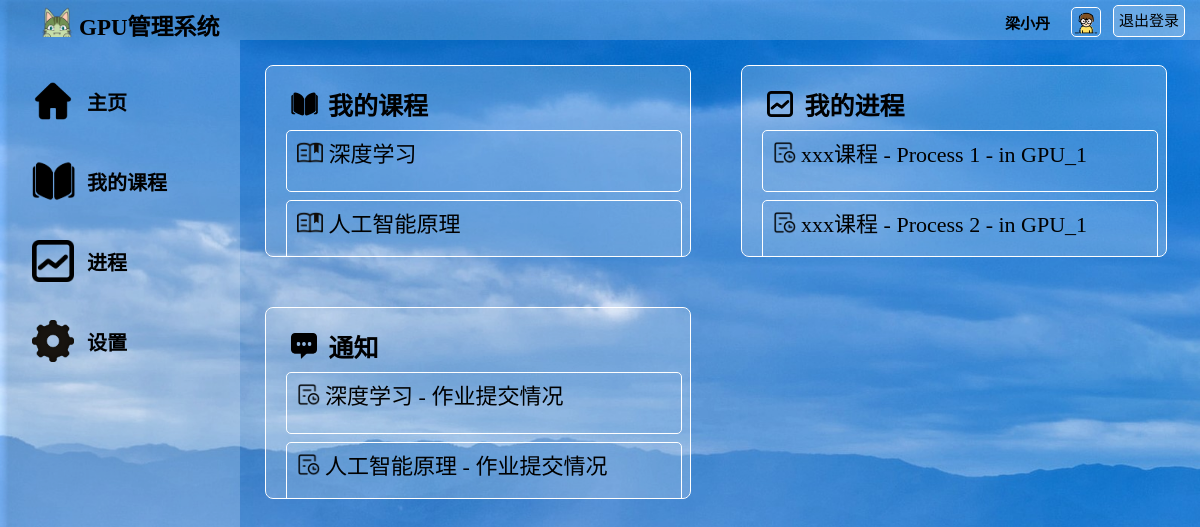
The app's page /index/ (signed in), older data.
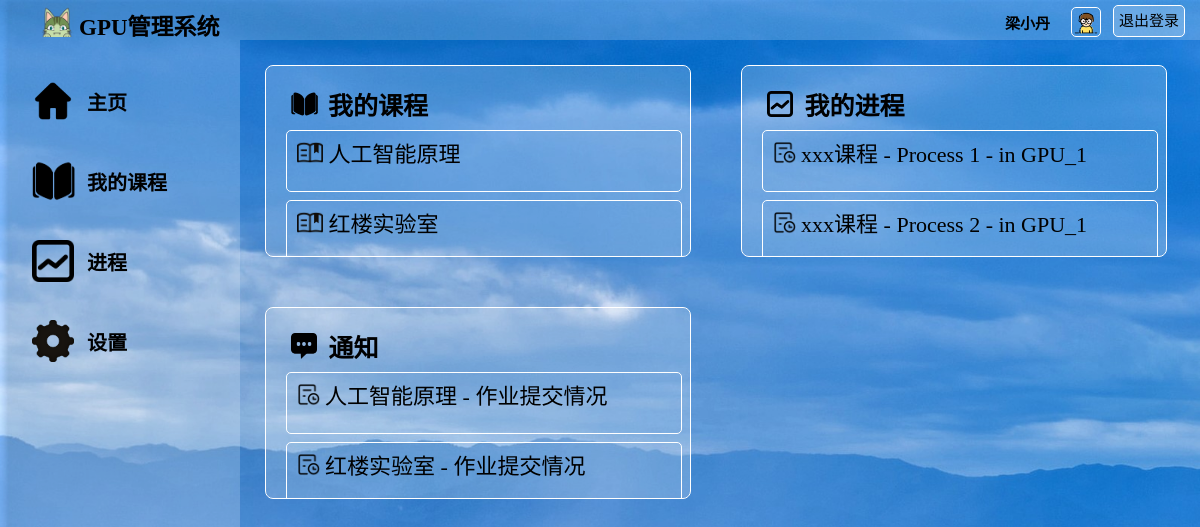
The same page, newer data.
### watchlist/models.py (models this page shows)
class Course(db.Model):
    __tablename__ = 'Course'
    id = db.Column(db.Integer, primary_key=True)  # id（主键）
    name = db.Column(db.String(50))               # 课程名称
    teacher = db.Column(db.String(50))            # 任课老师
    time = db.Column(db.String(50))               # 授课时间（学年、学期）
    info = db.Column(db.String(300))              # 课程其他信息
    pic_path = db.Column(db.String(128), default="/static/pic/course_logo.png") # 课程头像

class Process(db.Model):
    __tablename__ = 'Process'
    id = db.Column(db.Integer, primary_key=True)                    # id（主键）
    name = db.Column(db.String(50))                                 # 程序的名称
    info = db.Column(db.String(300))                                # 程序的信息
    state = db.Column(db.String(50))                                # 是否运行完成
    result = db.Column(db.String(1000))                             # 程序的结果
    code = db.Column(db.String(10000))                              # 存储代码，方便以后编辑代码
    gpu_name = db.Column(db.String(50), db.ForeignKey('GPU.name'))  # 程序在哪个gpu上跑的

class Message(db.Model):
    __tablename__ = 'Message'
    id = db.Column(db.Integer, primary_key=True)                           # id（主键）
    course_name = db.Column(db.String(50), db.ForeignKey('Course.name'))   # 消息对应的课程
    title = db.Column(db.String(50))                                       # 消息的标题
    info = db.Column(db.String(1000))                                      # 消息的内容

### watchlist/views.py (the view)
@app.route('/index/', methods=['GET', 'POST'])
@login_required
def index():
    courses = Course.query.all()
    relations = Relation.query.filter_by(user_name=current_user.username).all()
    processes = Process.query.all()
    messages = Message.query.all()
    return render_template('index.html', courses=courses, processes=processes, messages=messages, relations=relations)

### watchlist/__init__.py (called while the page is built)
@login_manager.user_loader
def load_user(user_id):
    from watchlist.models import User
    user = User.query.get(int(user_id))
    return user

@app.context_processor
def inject_user():
    from watchlist.models import User
    user = User.query.first()
    return dict(user=user)

### watchlist/templates/index.html (shortened to what this page needs)
<!DOCTYPE html>
<html lang="en">
<head>
	<link rel="stylesheet" href="/static/style_student.css" />
</head>
<body>
	<div id="container">
		<div id="header" >
			<div id="logo">
	            <img src="/static/pic/logo.png" alt="">
	            <span>GPU管理系统</span>
	        </div>
			<div id="other">
				<form form method="POST" action="/logout/">
					<a id="login_out" href="/logout/" class="button">退出登录</a>
					<div id="user_img">
						<img src="{{ current_user.pic_path }}" alt="image">
					</div>
					<div id="user_name">
						<span>{{ current_user.username }}</span>
					</div>
				</form>
			</div>
		</div>
		<div id="main">
			<div id="aside">
				<br>
				<div id="Home Page">
					<div class="asidepic">
						<img src="/static/pic/home.png" alt="">
					</div>
					<div class="asidechoices">
						<a href="/index/">主页</a>
					</div>
				</div>
				<div id="My courses">
					<div class="asidepic">
						<img src="/static/pic/courses.png" alt="">
					</div>
					<div class="asidechoices">
						<a href="/my_courses/">我的课程</a>
					</div>
				</div>
				<div id="Process">
					<div class="asidepic">
						<img src="/static/pic/process.png" alt="">
					</div>
					<div class="asidechoices">
						<a href="/process/">进程</a>
					</div>
				</div>
				<div id="Settings">
					<div class="asidepic">
						<img src="/static/pic/settings.png" alt="">
					</div>
					<div class="asidechoices">
						<a href="/settings/">设置</a>
					</div>
				</div>
			</div>
			<div id="content">
				<div id="my_courses" class="index_box">
					<a href="/my_courses/">
						<div class="index_img">
							<img src="/static/pic/courses.png" alt="">
						</div>
						我的课程
					</a>
					{% for r in relations %}
					{% for c in courses %}
					{% if c['name'] == r['course_name'] %}
					<div class="index_coursebox">
						<a href="/my_courses/all_courses/{{ c['id'] }}/">
							<div class="index_img">
								<img src="/static/pic/course_.png" alt="">
							</div>
							{{ c['name'] }}
						</a>
					</div>
					{% endif %}
					{% endfor %}
					{% endfor %}
				</div>
				<div id="my_process" class="index_box">
					<a href="/process/">
						<div class="index_img">
							<img src="/static/pic/process.png" alt="">
						</div>
						&nbsp我的进程
					</a>
					{% for p in processes %}
					<div class="index_coursebox">
						<a href="/process/{{ p['id'] }}/">
							<div class="index_img">
								<img src="/static/pic/process_.png" alt="">
							</div>
							xxx课程 - {{ p['name'] }} - in {{ p['gpu_name'] }}
						</a>
					</div>
					{% endfor %}
				</div>
				<div id="my_message" class="index_box">
					<a href="/message/">
						<div class="index_img">
							<img src="/static/pic/message.png" alt="">
						</div>
						&nbsp通知
					</a>
					{% for m in messages %}
					{% for r in relations %}
					{% for c in courses %}
					{% if c['name'] == r['course_name'] %}
					{% if m['course_name'] == c['name'] %}
					<div class="index_coursebox">
						<a href="/message/{{ m['id'] }}/">
							<div class="index_img">
								<img src="/static/pic/process_.png" alt="">
							</div>
							{{ m['course_name'] }} - {{ m['title'] }}
						</a>
					</div>
					{% endif %}
					{% endif %}
					{% endfor %}
					{% endfor %}
					{% endfor %}
				</div>
			</div>
		</div>
</body>
</html>

Row changes from the older to the newer data that the page shows:
no longer on this page (row edited): Course: name "深度学习"
no longer on this page (row edited): Message: course_name "深度学习", title "作业提交情况"
now on this page (row unchanged): Course: name "红楼实验室"
now on this page (row unchanged): Message: course_name "红楼实验室", title "作业提交情况"
